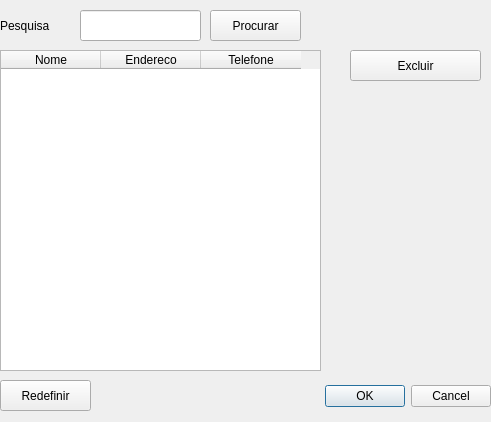
<?xml version="1.0" encoding="UTF-8"?>
<ui version="4.0">
 <class>Dialog</class>
 <widget class="QDialog" name="Dialog">
  <property name="windowTitle">
   <string>Dialog</string>
  </property>
  <widget class="QDialogButtonBox" name="buttonBox">
   <property name="geometry">
    <rect>
     <x>310</x>
     <y>380</y>
     <width>181</width>
     <height>32</height>
    </rect>
   </property>
   <property name="orientation">
    <enum>Qt::Horizontal</enum>
   </property>
   <property name="standardButtons">
    <set>QDialogButtonBox::Cancel|QDialogButtonBox::Ok</set>
   </property>
  </widget>
  <widget class="QTableWidget" name="tableWidget_3">
   <property name="geometry">
    <rect>
     <x>0</x>
     <y>50</y>
     <width>321</width>
     <height>321</height>
    </rect>
   </property>
   <column>
    <property name="text">
     <string>Nome</string>
    </property>
   </column>
   <column>
    <property name="text">
     <string>Endereco</string>
    </property>
   </column>
   <column>
    <property name="text">
     <string>Telefone</string>
    </property>
   </column>
  </widget>
  <widget class="QPushButton" name="btnProcurar_2">
   <property name="geometry">
    <rect>
     <x>0</x>
     <y>380</y>
     <width>91</width>
     <height>31</height>
    </rect>
   </property>
   <property name="text">
    <string>Redefinir</string>
   </property>
  </widget>
  <widget class="QPushButton" name="btnAplicar">
   <property name="geometry">
    <rect>
     <x>350</x>
     <y>50</y>
     <width>131</width>
     <height>31</height>
    </rect>
   </property>
   <property name="text">
    <string>Excluir</string>
   </property>
  </widget>
  <widget class="QLabel" name="label">
   <property name="geometry">
    <rect>
     <x>0</x>
     <y>10</y>
     <width>71</width>
     <height>31</height>
    </rect>
   </property>
   <property name="text">
    <string>Pesquisa</string>
   </property>
  </widget>
  <widget class="QLineEdit" name="linePesquisa_3">
   <property name="geometry">
    <rect>
     <x>80</x>
     <y>10</y>
     <width>121</width>
     <height>31</height>
    </rect>
   </property>
  </widget>
  <widget class="QPushButton" name="btnProcurar">
   <property name="geometry">
    <rect>
     <x>210</x>
     <y>10</y>
     <width>91</width>
     <height>31</height>
    </rect>
   </property>
   <property name="text">
    <string>Procurar</string>
   </property>
  </widget>
 </widget>
 <resources/>
 <connections>
  <connection>
   <sender>buttonBox</sender>
   <signal>accepted()</signal>
   <receiver>Dialog</receiver>
   <slot>accept()</slot>
   <hints>
    <hint type="sourcelabel">
     <x>248</x>
     <y>254</y>
    </hint>
    <hint type="destinationlabel">
     <x>157</x>
     <y>274</y>
    </hint>
   </hints>
  </connection>
  <connection>
   <sender>buttonBox</sender>
   <signal>rejected()</signal>
   <receiver>Dialog</receiver>
   <slot>reject()</slot>
   <hints>
    <hint type="sourcelabel">
     <x>316</x>
     <y>260</y>
    </hint>
    <hint type="destinationlabel">
     <x>286</x>
     <y>274</y>
    </hint>
   </hints>
  </connection>
 </connections>
</ui>
